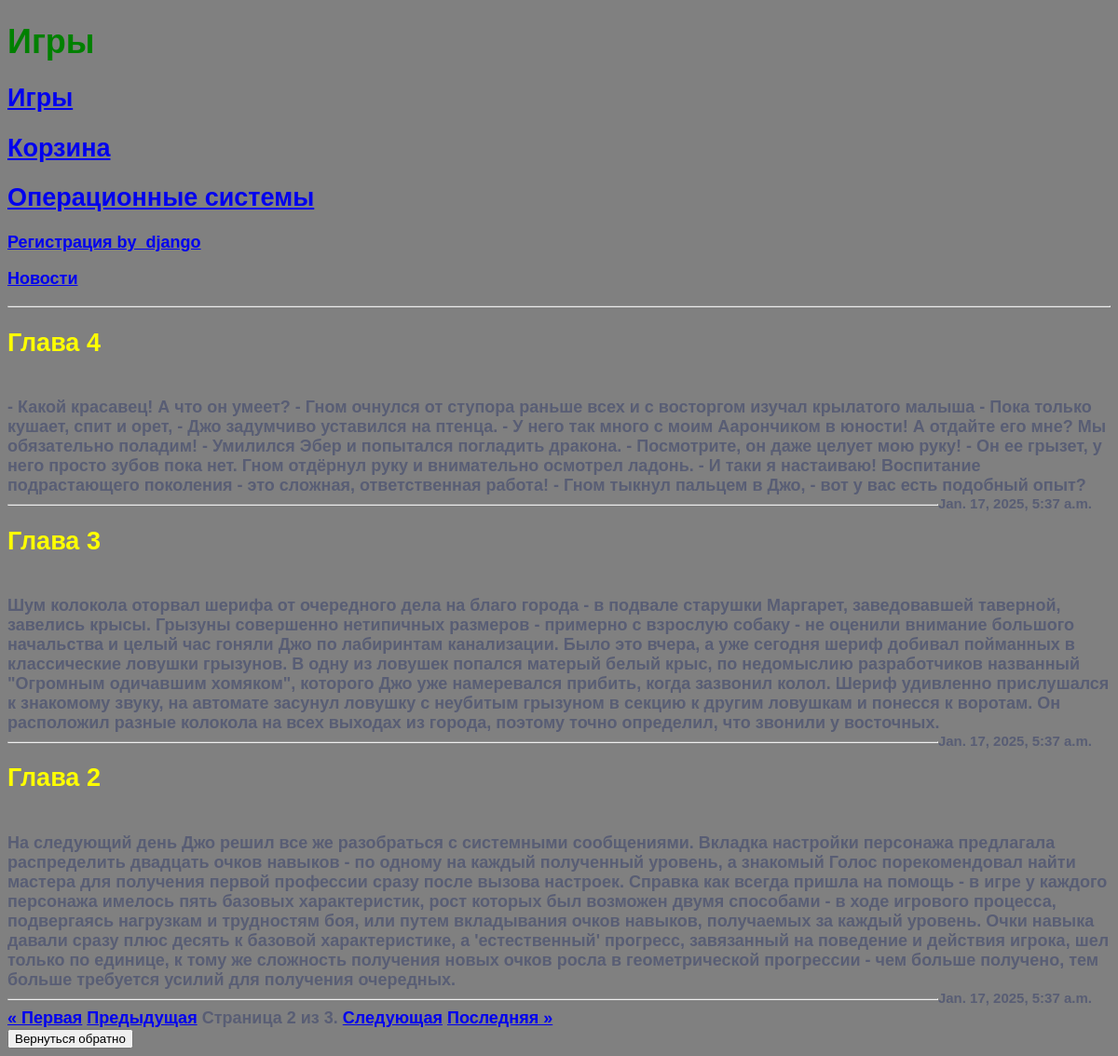
/platform/news/?page=2, run on the app's committed database.
### task1/models.py (models this page shows, shortened)
class News(models.Model):
    title = models.CharField(max_length=255)
    content = models.TextField()
    date = models.DateTimeField(auto_now_add=True)

### task1/views.py (the view)
# urls.py: path('platform/news/', news),
def news(request):
    return render(request, 'platform/news/news.html',
                  {'header': 'Новости',
                   'news': Paginator(News.objects.all().order_by('-date'), 3) \
                            .get_page(request.GET.get('page', 1))})

### templates/platform/news/news.html
{% extends 'fourth_task/menu.html' %}
{% block pagename %}<h1>Игры</h1>{% endblock %}
{% block menu %}{{ block.super }}{% endblock %}
{% block content %}
    <hr>
    {% for new in news %}
        <h2>{{ new.title }}</h2>
        <br>
        {{ new.content }}
        <br>
        <small style="float: right; margin-right: 20px;">{{ new.date }}</small>
        <hr>
    {% endfor %}
    <div class="pagination">
        <span class="step-links">
            {% if news.has_previous %}
                <a href="?page=1">&laquo; Первая</a>
                <a href="?page={{ news.previous_page_number }}">Предыдущая</a>
            {% endif %}
            <span class="current">
                Страница {{ news.number }} из {{ news.paginator.num_pages }}.
            </span>
            {% if news.has_next %}
                <a href="?page={{ news.next_page_number }}">Следующая</a>
                <a href="?page={{ news.paginator.num_pages }}">Последняя &raquo;</a>
            {% endif %}
        </span>
    </div>
<form action="{% url 'home' %}">
    <input type="submit" value="Вернуться обратно" />
</form>
{% endblock %}

### static/style.css (style rules this page uses)
h1 { color: green; }
h2 { color: yellow; }
body { font: 600 18px 'Source Sans Pro', sans-serif; color: #585d74; background-color: grey }

### data on the page
News: title "Глава 4", content "- Какой красавец! А что он умеет? - Гном очнулся от ступора раньше всех и с восторгом изучал крылатого малыша - Пока только кушает, спит и орет, - Джо задумчиво уставился на птенца. - У него так много с моим Аарончиком в юности! А отдайте его мне? Мы обязательно поладим! - Умилился Эбер и попытался погладить дракона. - Посмотрите, он даже целует мою руку! - Он ее грызет, у него просто зубов пока нет. Гном отдёрнул руку и внимательно осмотрел ладонь. - И таки я настаиваю! Воспитание подрастающего поколения - это сложная, ответственная работа! - Гном тыкнул пальцем в Джо, - вот у вас есть подобный опыт?", date "Jan. 17, 2025, 5:37 a.m."
News: title "Глава 3", content "Шум колокола оторвал шерифа от очередного дела на благо города - в подвале старушки Маргарет, заведовавшей таверной, завелись крысы. Грызуны совершенно нетипичных размеров - примерно с взрослую собаку - не оценили внимание большого начальства и целый час гоняли Джо по лабиринтам канализации. Было это вчера, а уже сегодня шериф добивал пойманных в классические ловушки грызунов. В одну из ловушек попался матерый белый крыс, по недомыслию разработчиков названный \"Огромным одичавшим хомяком\", которого Джо уже намеревался прибить, когда зазвонил колол. Шериф удивленно прислушался к знакомому звуку, на автомате засунул ловушку с неубитым грызуном в секцию к другим ловушкам и понесся к воротам. Он…", date "Jan. 17, 2025, 5:37 a.m."
News: title "Глава 2", content "На следующий день Джо решил все же разобраться с системными сообщениями. Вкладка настройки персонажа предлагала распределить двадцать очков навыков - по одному на каждый полученный уровень, а знакомый Голос порекомендовал найти мастера для получения первой профессии сразу после вызова настроек. Справка как всегда пришла на помощь - в игре у каждого персонажа имелось пять базовых характеристик, рост которых был возможен двумя способами - в ходе игрового процесса, подвергаясь нагрузкам и трудностям боя, или путем вкладывания очков навыков, получаемых за каждый уровень. Очки навыка давали сразу плюс десять к базовой характеристике, а 'естественный' прогресс, завязанный на поведение и действия…", date "Jan. 17, 2025, 5:37 a.m."

### other printed values
{{ news.number }} "2"
{{ news.paginator.num_pages }} "3"
